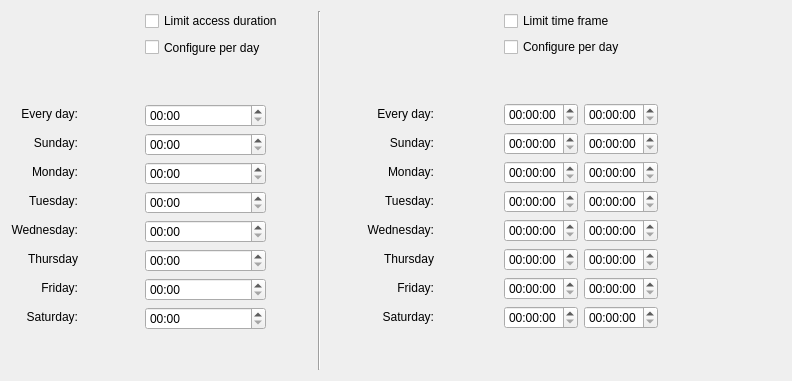
<?xml version="1.0" encoding="UTF-8"?>
<ui version="4.0">
 <class>Form</class>
 <widget class="QWidget" name="Form">
  <property name="geometry">
   <rect>
    <x>0</x>
    <y>0</y>
    <width>792</width>
    <height>369</height>
   </rect>
  </property>
  <property name="minimumSize">
   <size>
    <width>600</width>
    <height>0</height>
   </size>
  </property>
  <property name="windowTitle">
   <string>Form</string>
  </property>
  <layout class="QGridLayout" name="gridLayout_3">
   <item row="0" column="2" colspan="2">
    <widget class="QCheckBox" name="ckLimit">
     <property name="layoutDirection">
      <enum>Qt::LeftToRight</enum>
     </property>
     <property name="text">
      <string>Limit access duration</string>
     </property>
    </widget>
   </item>
   <item row="0" column="4" rowspan="3">
    <widget class="Line" name="line">
     <property name="orientation">
      <enum>Qt::Vertical</enum>
     </property>
    </widget>
   </item>
   <item row="0" column="8">
    <widget class="QCheckBox" name="ckBound">
     <property name="enabled">
      <bool>true</bool>
     </property>
     <property name="layoutDirection">
      <enum>Qt::LeftToRight</enum>
     </property>
     <property name="text">
      <string>Limit time frame</string>
     </property>
    </widget>
   </item>
   <item row="1" column="0" rowspan="2">
    <widget class="QWidget" name="wgLabels" native="true">
     <layout class="QVBoxLayout" name="lyLabels">
      <property name="margin">
       <number>0</number>
      </property>
      <item>
       <spacer name="verticalSpacer_6">
        <property name="orientation">
         <enum>Qt::Vertical</enum>
        </property>
        <property name="sizeType">
         <enum>QSizePolicy::Fixed</enum>
        </property>
        <property name="sizeHint" stdset="0">
         <size>
          <width>20</width>
          <height>65</height>
         </size>
        </property>
       </spacer>
      </item>
      <item>
       <widget class="QWidget" name="wgLabelsEveryDay" native="true">
        <layout class="QVBoxLayout" name="verticalLayout_6">
         <property name="margin">
          <number>0</number>
         </property>
         <item>
          <widget class="QLabel" name="lbLimit_0">
           <property name="minimumSize">
            <size>
             <width>0</width>
             <height>23</height>
            </size>
           </property>
           <property name="text">
            <string>Every day:</string>
           </property>
           <property name="alignment">
            <set>Qt::AlignRight|Qt::AlignTrailing|Qt::AlignVCenter</set>
           </property>
           <property name="margin">
            <number>0</number>
           </property>
           <property name="indent">
            <number>4</number>
           </property>
          </widget>
         </item>
        </layout>
       </widget>
      </item>
      <item>
       <widget class="QWidget" name="wgLabelsSunday" native="true">
        <layout class="QVBoxLayout" name="verticalLayout_8">
         <property name="margin">
          <number>0</number>
         </property>
         <item>
          <widget class="QLabel" name="lbLimit_7">
           <property name="minimumSize">
            <size>
             <width>0</width>
             <height>23</height>
            </size>
           </property>
           <property name="text">
            <string>Sunday:</string>
           </property>
           <property name="alignment">
            <set>Qt::AlignRight|Qt::AlignTrailing|Qt::AlignVCenter</set>
           </property>
           <property name="margin">
            <number>0</number>
           </property>
           <property name="indent">
            <number>4</number>
           </property>
          </widget>
         </item>
        </layout>
       </widget>
      </item>
      <item>
       <widget class="QWidget" name="wgLabelsWeek" native="true">
        <layout class="QVBoxLayout" name="verticalLayout_3">
         <property name="margin">
          <number>0</number>
         </property>
         <item>
          <widget class="QLabel" name="lbLimit_1">
           <property name="minimumSize">
            <size>
             <width>0</width>
             <height>23</height>
            </size>
           </property>
           <property name="text">
            <string>Monday:</string>
           </property>
           <property name="alignment">
            <set>Qt::AlignRight|Qt::AlignTrailing|Qt::AlignVCenter</set>
           </property>
           <property name="margin">
            <number>0</number>
           </property>
           <property name="indent">
            <number>4</number>
           </property>
          </widget>
         </item>
         <item>
          <widget class="QLabel" name="lbLimit_2">
           <property name="minimumSize">
            <size>
             <width>0</width>
             <height>23</height>
            </size>
           </property>
           <property name="text">
            <string>Tuesday:</string>
           </property>
           <property name="alignment">
            <set>Qt::AlignRight|Qt::AlignTrailing|Qt::AlignVCenter</set>
           </property>
           <property name="margin">
            <number>0</number>
           </property>
           <property name="indent">
            <number>4</number>
           </property>
          </widget>
         </item>
         <item>
          <widget class="QLabel" name="lbLimit_3">
           <property name="minimumSize">
            <size>
             <width>0</width>
             <height>23</height>
            </size>
           </property>
           <property name="text">
            <string>Wednesday:</string>
           </property>
           <property name="alignment">
            <set>Qt::AlignRight|Qt::AlignTrailing|Qt::AlignVCenter</set>
           </property>
           <property name="margin">
            <number>0</number>
           </property>
           <property name="indent">
            <number>4</number>
           </property>
          </widget>
         </item>
         <item>
          <widget class="QLabel" name="lbLimit_4">
           <property name="minimumSize">
            <size>
             <width>0</width>
             <height>23</height>
            </size>
           </property>
           <property name="text">
            <string>Thursday</string>
           </property>
           <property name="alignment">
            <set>Qt::AlignRight|Qt::AlignTrailing|Qt::AlignVCenter</set>
           </property>
           <property name="margin">
            <number>0</number>
           </property>
           <property name="indent">
            <number>4</number>
           </property>
          </widget>
         </item>
         <item>
          <widget class="QLabel" name="lbLimit_5">
           <property name="minimumSize">
            <size>
             <width>0</width>
             <height>23</height>
            </size>
           </property>
           <property name="text">
            <string>Friday:</string>
           </property>
           <property name="alignment">
            <set>Qt::AlignRight|Qt::AlignTrailing|Qt::AlignVCenter</set>
           </property>
           <property name="margin">
            <number>0</number>
           </property>
           <property name="indent">
            <number>4</number>
           </property>
          </widget>
         </item>
         <item>
          <widget class="QLabel" name="lbLimit_6">
           <property name="minimumSize">
            <size>
             <width>0</width>
             <height>23</height>
            </size>
           </property>
           <property name="text">
            <string>Saturday:</string>
           </property>
           <property name="alignment">
            <set>Qt::AlignRight|Qt::AlignTrailing|Qt::AlignVCenter</set>
           </property>
           <property name="margin">
            <number>0</number>
           </property>
           <property name="indent">
            <number>4</number>
           </property>
          </widget>
         </item>
        </layout>
       </widget>
      </item>
      <item>
       <spacer name="verticalSpacer_3">
        <property name="orientation">
         <enum>Qt::Vertical</enum>
        </property>
        <property name="sizeHint" stdset="0">
         <size>
          <width>20</width>
          <height>20</height>
         </size>
        </property>
       </spacer>
      </item>
     </layout>
     <zorder>verticalSpacer_3</zorder>
     <zorder>wgLabelsWeek</zorder>
     <zorder>verticalSpacer_6</zorder>
     <zorder>wgLabelsEveryDay</zorder>
     <zorder>wgLabelsSunday</zorder>
    </widget>
   </item>
   <item row="1" column="1" rowspan="2">
    <spacer name="horizontalSpacer_3">
     <property name="orientation">
      <enum>Qt::Horizontal</enum>
     </property>
     <property name="sizeType">
      <enum>QSizePolicy::Fixed</enum>
     </property>
     <property name="sizeHint" stdset="0">
      <size>
       <width>57</width>
       <height>333</height>
      </size>
     </property>
    </spacer>
   </item>
   <item row="1" column="2" rowspan="2">
    <widget class="QWidget" name="wgLimitConf" native="true">
     <layout class="QVBoxLayout" name="lyLimit">
      <property name="margin">
       <number>0</number>
      </property>
      <item>
       <widget class="QCheckBox" name="ckLimitDay">
        <property name="minimumSize">
         <size>
          <width>0</width>
          <height>21</height>
         </size>
        </property>
        <property name="layoutDirection">
         <enum>Qt::LeftToRight</enum>
        </property>
        <property name="text">
         <string>Configure per day</string>
        </property>
       </widget>
      </item>
      <item>
       <spacer name="verticalSpacer_4">
        <property name="orientation">
         <enum>Qt::Vertical</enum>
        </property>
        <property name="sizeType">
         <enum>QSizePolicy::Fixed</enum>
        </property>
        <property name="sizeHint" stdset="0">
         <size>
          <width>20</width>
          <height>40</height>
         </size>
        </property>
       </spacer>
      </item>
      <item>
       <widget class="QWidget" name="wgLimitEveryDay" native="true">
        <layout class="QHBoxLayout" name="horizontalLayout">
         <property name="margin">
          <number>0</number>
         </property>
         <item>
          <widget class="QTimeEdit" name="sbLimitHr_0">
           <property name="maximumSize">
            <size>
             <width>16777215</width>
             <height>16777215</height>
            </size>
           </property>
           <property name="displayFormat">
            <string>hh:mm</string>
           </property>
          </widget>
         </item>
        </layout>
        <zorder>sbLimitHr_0</zorder>
        <zorder>wgLimitWeek</zorder>
       </widget>
      </item>
      <item>
       <widget class="QWidget" name="wgLimitSunday" native="true">
        <layout class="QHBoxLayout" name="horizontalLayout_3">
         <property name="margin">
          <number>0</number>
         </property>
         <item>
          <widget class="QTimeEdit" name="sbLimitHr_7">
           <property name="maximumSize">
            <size>
             <width>16777215</width>
             <height>16777215</height>
            </size>
           </property>
           <property name="displayFormat">
            <string>hh:mm</string>
           </property>
          </widget>
         </item>
        </layout>
       </widget>
      </item>
      <item>
       <widget class="QWidget" name="wgLimitWeek" native="true">
        <layout class="QGridLayout" name="gridLayout_2">
         <property name="margin">
          <number>0</number>
         </property>
         <item row="0" column="0">
          <widget class="QTimeEdit" name="sbLimitHr_1">
           <property name="maximumSize">
            <size>
             <width>16777215</width>
             <height>16777215</height>
            </size>
           </property>
           <property name="displayFormat">
            <string>hh:mm</string>
           </property>
          </widget>
         </item>
         <item row="1" column="0">
          <widget class="QTimeEdit" name="sbLimitHr_2">
           <property name="maximumSize">
            <size>
             <width>16777215</width>
             <height>16777215</height>
            </size>
           </property>
           <property name="displayFormat">
            <string>hh:mm</string>
           </property>
          </widget>
         </item>
         <item row="2" column="0">
          <widget class="QTimeEdit" name="sbLimitHr_3">
           <property name="maximumSize">
            <size>
             <width>16777215</width>
             <height>16777215</height>
            </size>
           </property>
           <property name="displayFormat">
            <string>hh:mm</string>
           </property>
          </widget>
         </item>
         <item row="3" column="0">
          <widget class="QTimeEdit" name="sbLimitHr_4">
           <property name="maximumSize">
            <size>
             <width>16777215</width>
             <height>16777215</height>
            </size>
           </property>
           <property name="displayFormat">
            <string>hh:mm</string>
           </property>
          </widget>
         </item>
         <item row="4" column="0">
          <widget class="QTimeEdit" name="sbLimitHr_5">
           <property name="maximumSize">
            <size>
             <width>16777215</width>
             <height>16777215</height>
            </size>
           </property>
           <property name="displayFormat">
            <string>hh:mm</string>
           </property>
          </widget>
         </item>
         <item row="5" column="0">
          <widget class="QTimeEdit" name="sbLimitHr_6">
           <property name="maximumSize">
            <size>
             <width>16777215</width>
             <height>16777215</height>
            </size>
           </property>
           <property name="displayFormat">
            <string>hh:mm</string>
           </property>
          </widget>
         </item>
        </layout>
       </widget>
      </item>
      <item>
       <spacer name="verticalSpacer">
        <property name="orientation">
         <enum>Qt::Vertical</enum>
        </property>
        <property name="sizeHint" stdset="0">
         <size>
          <width>20</width>
          <height>20</height>
         </size>
        </property>
       </spacer>
      </item>
     </layout>
    </widget>
   </item>
   <item row="1" column="6" rowspan="2">
    <widget class="QWidget" name="wgLabels_2" native="true">
     <layout class="QVBoxLayout" name="lyLabels_2">
      <property name="margin">
       <number>0</number>
      </property>
      <item>
       <spacer name="verticalSpacer_7">
        <property name="orientation">
         <enum>Qt::Vertical</enum>
        </property>
        <property name="sizeType">
         <enum>QSizePolicy::Fixed</enum>
        </property>
        <property name="sizeHint" stdset="0">
         <size>
          <width>20</width>
          <height>65</height>
         </size>
        </property>
       </spacer>
      </item>
      <item>
       <widget class="QWidget" name="wgLabelsEveryDay_2" native="true">
        <layout class="QVBoxLayout" name="verticalLayout_7">
         <property name="margin">
          <number>0</number>
         </property>
         <item>
          <widget class="QLabel" name="lbLimit_8">
           <property name="minimumSize">
            <size>
             <width>0</width>
             <height>23</height>
            </size>
           </property>
           <property name="text">
            <string>Every day:</string>
           </property>
           <property name="alignment">
            <set>Qt::AlignRight|Qt::AlignTrailing|Qt::AlignVCenter</set>
           </property>
           <property name="margin">
            <number>0</number>
           </property>
           <property name="indent">
            <number>4</number>
           </property>
          </widget>
         </item>
        </layout>
       </widget>
      </item>
      <item>
       <widget class="QWidget" name="wgLabelsSunday_2" native="true">
        <layout class="QVBoxLayout" name="verticalLayout_9">
         <property name="margin">
          <number>0</number>
         </property>
         <item>
          <widget class="QLabel" name="lbLimit_9">
           <property name="minimumSize">
            <size>
             <width>0</width>
             <height>23</height>
            </size>
           </property>
           <property name="text">
            <string>Sunday:</string>
           </property>
           <property name="alignment">
            <set>Qt::AlignRight|Qt::AlignTrailing|Qt::AlignVCenter</set>
           </property>
           <property name="margin">
            <number>0</number>
           </property>
           <property name="indent">
            <number>4</number>
           </property>
          </widget>
         </item>
        </layout>
       </widget>
      </item>
      <item>
       <widget class="QWidget" name="wgLabelsWeek_2" native="true">
        <layout class="QVBoxLayout" name="verticalLayout_5">
         <property name="margin">
          <number>0</number>
         </property>
         <item>
          <widget class="QLabel" name="lbLimit_10">
           <property name="minimumSize">
            <size>
             <width>0</width>
             <height>23</height>
            </size>
           </property>
           <property name="text">
            <string>Monday:</string>
           </property>
           <property name="alignment">
            <set>Qt::AlignRight|Qt::AlignTrailing|Qt::AlignVCenter</set>
           </property>
           <property name="margin">
            <number>0</number>
           </property>
           <property name="indent">
            <number>4</number>
           </property>
          </widget>
         </item>
         <item>
          <widget class="QLabel" name="lbLimit_11">
           <property name="minimumSize">
            <size>
             <width>0</width>
             <height>23</height>
            </size>
           </property>
           <property name="text">
            <string>Tuesday:</string>
           </property>
           <property name="alignment">
            <set>Qt::AlignRight|Qt::AlignTrailing|Qt::AlignVCenter</set>
           </property>
           <property name="margin">
            <number>0</number>
           </property>
           <property name="indent">
            <number>4</number>
           </property>
          </widget>
         </item>
         <item>
          <widget class="QLabel" name="lbLimit_12">
           <property name="minimumSize">
            <size>
             <width>0</width>
             <height>23</height>
            </size>
           </property>
           <property name="text">
            <string>Wednesday:</string>
           </property>
           <property name="alignment">
            <set>Qt::AlignRight|Qt::AlignTrailing|Qt::AlignVCenter</set>
           </property>
           <property name="margin">
            <number>0</number>
           </property>
           <property name="indent">
            <number>4</number>
           </property>
          </widget>
         </item>
         <item>
          <widget class="QLabel" name="lbLimit_13">
           <property name="minimumSize">
            <size>
             <width>0</width>
             <height>23</height>
            </size>
           </property>
           <property name="text">
            <string>Thursday</string>
           </property>
           <property name="alignment">
            <set>Qt::AlignRight|Qt::AlignTrailing|Qt::AlignVCenter</set>
           </property>
           <property name="margin">
            <number>0</number>
           </property>
           <property name="indent">
            <number>4</number>
           </property>
          </widget>
         </item>
         <item>
          <widget class="QLabel" name="lbLimit_14">
           <property name="minimumSize">
            <size>
             <width>0</width>
             <height>23</height>
            </size>
           </property>
           <property name="text">
            <string>Friday:</string>
           </property>
           <property name="alignment">
            <set>Qt::AlignRight|Qt::AlignTrailing|Qt::AlignVCenter</set>
           </property>
           <property name="margin">
            <number>0</number>
           </property>
           <property name="indent">
            <number>4</number>
           </property>
          </widget>
         </item>
         <item>
          <widget class="QLabel" name="lbLimit_15">
           <property name="minimumSize">
            <size>
             <width>0</width>
             <height>23</height>
            </size>
           </property>
           <property name="text">
            <string>Saturday:</string>
           </property>
           <property name="alignment">
            <set>Qt::AlignRight|Qt::AlignTrailing|Qt::AlignVCenter</set>
           </property>
           <property name="margin">
            <number>0</number>
           </property>
           <property name="indent">
            <number>4</number>
           </property>
          </widget>
         </item>
        </layout>
       </widget>
      </item>
      <item>
       <spacer name="verticalSpacer_8">
        <property name="orientation">
         <enum>Qt::Vertical</enum>
        </property>
        <property name="sizeHint" stdset="0">
         <size>
          <width>20</width>
          <height>20</height>
         </size>
        </property>
       </spacer>
      </item>
     </layout>
    </widget>
   </item>
   <item row="1" column="7">
    <spacer name="horizontalSpacer_2">
     <property name="orientation">
      <enum>Qt::Horizontal</enum>
     </property>
     <property name="sizeType">
      <enum>QSizePolicy::Fixed</enum>
     </property>
     <property name="sizeHint" stdset="0">
      <size>
       <width>60</width>
       <height>20</height>
      </size>
     </property>
    </spacer>
   </item>
   <item row="1" column="8" rowspan="2">
    <widget class="QWidget" name="wgBoundConf" native="true">
     <layout class="QVBoxLayout" name="lyBound">
      <property name="margin">
       <number>0</number>
      </property>
      <item>
       <widget class="QCheckBox" name="ckBoundDay">
        <property name="enabled">
         <bool>true</bool>
        </property>
        <property name="layoutDirection">
         <enum>Qt::LeftToRight</enum>
        </property>
        <property name="text">
         <string>Configure per day</string>
        </property>
       </widget>
      </item>
      <item>
       <spacer name="verticalSpacer_5">
        <property name="orientation">
         <enum>Qt::Vertical</enum>
        </property>
        <property name="sizeType">
         <enum>QSizePolicy::Fixed</enum>
        </property>
        <property name="sizeHint" stdset="0">
         <size>
          <width>20</width>
          <height>40</height>
         </size>
        </property>
       </spacer>
      </item>
      <item>
       <widget class="QWidget" name="wgBoundEveryDay" native="true">
        <property name="minimumSize">
         <size>
          <width>0</width>
          <height>0</height>
         </size>
        </property>
        <layout class="QHBoxLayout" name="horizontalLayout_2">
         <property name="margin">
          <number>0</number>
         </property>
         <item>
          <widget class="QTimeEdit" name="sbFromHr_0">
           <property name="enabled">
            <bool>true</bool>
           </property>
           <property name="maximumSize">
            <size>
             <width>16777215</width>
             <height>16777215</height>
            </size>
           </property>
          </widget>
         </item>
         <item>
          <widget class="QTimeEdit" name="sbToHr_0">
           <property name="enabled">
            <bool>true</bool>
           </property>
           <property name="maximumSize">
            <size>
             <width>16777215</width>
             <height>16777215</height>
            </size>
           </property>
          </widget>
         </item>
        </layout>
       </widget>
      </item>
      <item>
       <widget class="QWidget" name="wgBoundSunday" native="true">
        <property name="minimumSize">
         <size>
          <width>0</width>
          <height>0</height>
         </size>
        </property>
        <layout class="QHBoxLayout" name="horizontalLayout_4">
         <property name="margin">
          <number>0</number>
         </property>
         <item>
          <widget class="QTimeEdit" name="sbFromHr_7">
           <property name="enabled">
            <bool>true</bool>
           </property>
           <property name="maximumSize">
            <size>
             <width>16777215</width>
             <height>16777215</height>
            </size>
           </property>
          </widget>
         </item>
         <item>
          <widget class="QTimeEdit" name="sbToHr_7">
           <property name="enabled">
            <bool>true</bool>
           </property>
           <property name="maximumSize">
            <size>
             <width>16777215</width>
             <height>16777215</height>
            </size>
           </property>
          </widget>
         </item>
        </layout>
       </widget>
      </item>
      <item>
       <widget class="QWidget" name="wgBoundWeek" native="true">
        <layout class="QGridLayout" name="gridLayout">
         <property name="margin">
          <number>0</number>
         </property>
         <item row="0" column="0">
          <widget class="QTimeEdit" name="sbFromHr_1">
           <property name="enabled">
            <bool>true</bool>
           </property>
           <property name="maximumSize">
            <size>
             <width>16777215</width>
             <height>16777215</height>
            </size>
           </property>
          </widget>
         </item>
         <item row="0" column="1">
          <widget class="QTimeEdit" name="sbToHr_1">
           <property name="enabled">
            <bool>true</bool>
           </property>
           <property name="maximumSize">
            <size>
             <width>16777215</width>
             <height>16777215</height>
            </size>
           </property>
          </widget>
         </item>
         <item row="1" column="0">
          <widget class="QTimeEdit" name="sbFromHr_2">
           <property name="enabled">
            <bool>true</bool>
           </property>
           <property name="maximumSize">
            <size>
             <width>16777215</width>
             <height>16777215</height>
            </size>
           </property>
          </widget>
         </item>
         <item row="1" column="1">
          <widget class="QTimeEdit" name="sbToHr_2">
           <property name="enabled">
            <bool>true</bool>
           </property>
           <property name="maximumSize">
            <size>
             <width>16777215</width>
             <height>16777215</height>
            </size>
           </property>
          </widget>
         </item>
         <item row="2" column="0">
          <widget class="QTimeEdit" name="sbFromHr_3">
           <property name="enabled">
            <bool>true</bool>
           </property>
           <property name="maximumSize">
            <size>
             <width>16777215</width>
             <height>16777215</height>
            </size>
           </property>
          </widget>
         </item>
         <item row="2" column="1">
          <widget class="QTimeEdit" name="sbToHr_3">
           <property name="enabled">
            <bool>true</bool>
           </property>
           <property name="maximumSize">
            <size>
             <width>16777215</width>
             <height>16777215</height>
            </size>
           </property>
          </widget>
         </item>
         <item row="3" column="0">
          <widget class="QTimeEdit" name="sbFromHr_4">
           <property name="enabled">
            <bool>true</bool>
           </property>
           <property name="maximumSize">
            <size>
             <width>16777215</width>
             <height>16777215</height>
            </size>
           </property>
          </widget>
         </item>
         <item row="3" column="1">
          <widget class="QTimeEdit" name="sbToHr_4">
           <property name="enabled">
            <bool>true</bool>
           </property>
           <property name="maximumSize">
            <size>
             <width>16777215</width>
             <height>16777215</height>
            </size>
           </property>
          </widget>
         </item>
         <item row="4" column="0">
          <widget class="QTimeEdit" name="sbFromHr_5">
           <property name="enabled">
            <bool>true</bool>
           </property>
           <property name="maximumSize">
            <size>
             <width>16777215</width>
             <height>16777215</height>
            </size>
           </property>
          </widget>
         </item>
         <item row="4" column="1">
          <widget class="QTimeEdit" name="sbToHr_5">
           <property name="enabled">
            <bool>true</bool>
           </property>
           <property name="maximumSize">
            <size>
             <width>16777215</width>
             <height>16777215</height>
            </size>
           </property>
          </widget>
         </item>
         <item row="5" column="0">
          <widget class="QTimeEdit" name="sbFromHr_6">
           <property name="enabled">
            <bool>true</bool>
           </property>
           <property name="maximumSize">
            <size>
             <width>16777215</width>
             <height>16777215</height>
            </size>
           </property>
          </widget>
         </item>
         <item row="5" column="1">
          <widget class="QTimeEdit" name="sbToHr_6">
           <property name="enabled">
            <bool>true</bool>
           </property>
           <property name="maximumSize">
            <size>
             <width>16777215</width>
             <height>16777215</height>
            </size>
           </property>
          </widget>
         </item>
        </layout>
       </widget>
      </item>
      <item>
       <spacer name="verticalSpacer_2">
        <property name="orientation">
         <enum>Qt::Vertical</enum>
        </property>
        <property name="sizeHint" stdset="0">
         <size>
          <width>20</width>
          <height>20</height>
         </size>
        </property>
       </spacer>
      </item>
     </layout>
    </widget>
   </item>
   <item row="2" column="3">
    <spacer name="horizontalSpacer_4">
     <property name="orientation">
      <enum>Qt::Horizontal</enum>
     </property>
     <property name="sizeType">
      <enum>QSizePolicy::Fixed</enum>
     </property>
     <property name="sizeHint" stdset="0">
      <size>
       <width>40</width>
       <height>163</height>
      </size>
     </property>
    </spacer>
   </item>
   <item row="2" column="5">
    <spacer name="horizontalSpacer_5">
     <property name="orientation">
      <enum>Qt::Horizontal</enum>
     </property>
     <property name="sizeType">
      <enum>QSizePolicy::Fixed</enum>
     </property>
     <property name="sizeHint" stdset="0">
      <size>
       <width>40</width>
       <height>163</height>
      </size>
     </property>
    </spacer>
   </item>
   <item row="1" column="9" rowspan="2">
    <spacer name="horizontalSpacer">
     <property name="orientation">
      <enum>Qt::Horizontal</enum>
     </property>
     <property name="sizeHint" stdset="0">
      <size>
       <width>40</width>
       <height>20</height>
      </size>
     </property>
    </spacer>
   </item>
  </layout>
 </widget>
 <resources/>
 <connections/>
</ui>
